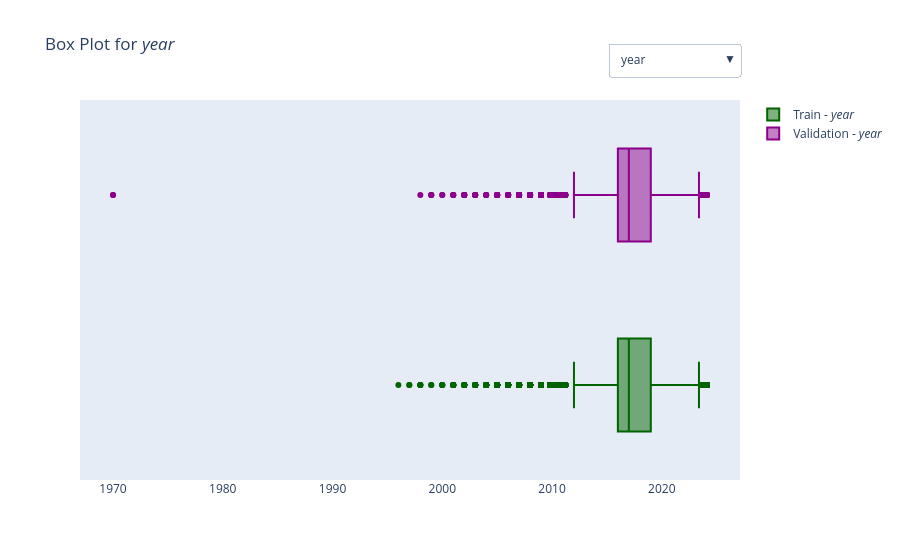

The cell this chart's notebook holds for it:
### Markdown cell above
<a class="anchor" id="3_4">

## **3.4** Data Visualization on split Dataset
[Back to TOC](#toc)
</a>

This section is concerned with the identification of outliers and unique values.

First, we categorized the variables into numerical and categorical. For numerical variables, we used Box Plots to visualize their distribution, while Clustered Bar Charts were used for categorical variables.

For each variable, it was created a figure with two separate graphs, one for the training and another for the validation dataset. This approach allowed us to directly compare the distributions and gain a clearer understanding of whether the two datasets have a similar structure.

After analysing the distributions, we concluded that the dataset was correctly split, as the training and validation sets showed identical distributions for all variables. However, it's important to note that, in some cases, one of the datasets may contain all possible values for a variable, while the other may have fewer. This is a key detail that will be considered later when addressing encoding.

Since we created these graphs using the Plotly library in Python, they include interactive features that provide deeper insights into the variable distributions. By hovering over the graphs, it is possible to view key statistics.

### Code cell
# check outliers on numerical data --> box plots

numerical_columns = list(X_train.select_dtypes(include=['number']).columns)

def box_plots(train_df, val_df):
    """
    Generates interactive box plots for numerical columns in the given training and validation dataframes.

    Parameters:
    train_df (pd.DataFrame): The training dataframe containing numerical columns.
    val_df (pd.DataFrame): The validation dataframe containing numerical columns.
    
    The function creates a Plotly figure with box plots for each numerical column in the dataframes.
    It includes a dropdown menu to switch between the box plots of different columns.
    The box plots for the training data are colored in dark green, and those for the validation data are colored in dark magenta.
    """

    fig = go.Figure()

    print("Numerical columns detected for box plots:", numerical_columns)

    buttons = []

    for idx, column in enumerate(numerical_columns):
        

        fig.add_trace(go.Box(
            x=train_df[column],
            name=f'Train - <i>{column}</i>',
            marker_color='darkgreen',
            visible=(idx == 0)
        ))
        fig.add_trace(go.Box(
            x=val_df[column],
            name=f'Validation - <i>{column}</i>',
            marker_color='darkmagenta',
            visible=(idx == 0)
        ))

        buttons.append(
            {'method': 'update',
             'label': column,
             'args': [{'visible': [i == idx * 2 or i == idx * 2 + 1 for i in range(len(numerical_columns) * 2)]},
                      {'title': f'Box Plot for <i>{column}</i>', 'showlegend': True}]}
        )

    fig.update_layout(
        updatemenus=[{'type': 'dropdown', 'active': 0, 'buttons': buttons, 'x': 1, 'y': 1.15}],
        title=f'Box Plot for <i>{numerical_columns[0]}</i>',
        showlegend=True,
        yaxis=dict(showticklabels=False)
    )

    fig.show()
    
box_plots(X_train, X_val)

### Figure 1 — Plotly figure (JSON) as saved in the notebook; plotly's stock layout.template omitted (floating-point values rounded to 4 significant figures; data arrays with more than 128 entries replaced by an {"elided": "..."} marker saying what was removed)
{"data": [{"marker": {"color": "darkgreen"}, "name": "Train - <i>year</i>", "type": "box", "visible": true, "x": {"elided": "60778 float values"}}, {"marker": {"color": "darkmagenta"}, "name": "Validation - <i>year</i>", "type": "box", "visible": true, "x": {"elided": "15195 float values"}}, {"marker": {"color": "darkgreen"}, "name": "Train - <i>mileage</i>", "type": "box", "visible": false, "x": {"elided": "60778 float values"}}, {"marker": {"color": "darkmagenta"}, "name": "Validation - <i>mileage</i>", "type": "box", "visible": false, "x": {"elided": "15195 float values"}}, {"marker": {"color": "darkgreen"}, "name": "Train - <i>tax</i>", "type": "box", "visible": false, "x": {"elided": "60778 float values"}}, {"marker": {"color": "darkmagenta"}, "name": "Validation - <i>tax</i>", "type": "box", "visible": false, "x": {"elided": "15195 float values"}}, {"marker": {"color": "darkgreen"}, "name": "Train - <i>mpg</i>", "type": "box", "visible": false, "x": {"elided": "60778 float values"}}, {"marker": {"color": "darkmagenta"}, "name": "Validation - <i>mpg</i>", "type": "box", "visible": false, "x": {"elided": "15195 float values"}}, {"marker": {"color": "darkgreen"}, "name": "Train - <i>engineSize</i>", "type": "box", "visible": false, "x": {"elided": "60778 float values"}}, {"marker": {"color": "darkmagenta"}, "name": "Validation - <i>engineSize</i>", "type": "box", "visible": false, "x": {"elided": "15195 float values"}}, {"marker": {"color": "darkgreen"}, "name": "Train - <i>paintQuality%</i>", "type": "box", "visible": false, "x": {"elided": "60778 float values"}}, {"marker": {"color": "darkmagenta"}, "name": "Validation - <i>paintQuality%</i>", "type": "box", "visible": false, "x": {"elided": "15195 float values"}}, {"marker": {"color": "darkgreen"}, "name": "Train - <i>previousOwners</i>", "type": "box", "visible": false, "x": {"elided": "60778 float values"}}, {"marker": {"color": "darkmagenta"}, "name": "Validation - <i>previousOwners</i>", "type": "box", "visible": false, "x": {"elided": "15195 float values"}}, {"marker": {"color": "darkgreen"}, "name": "Train - <i>hasDamage</i>", "type": "box", "visible": false, "x": {"elided": "60778 int values"}}, {"marker": {"color": "darkmagenta"}, "name": "Validation - <i>hasDamage</i>", "type": "box", "visible": false, "x": {"elided": "15195 int values"}}], "layout": {"showlegend": true, "title": {"text": "Box Plot for <i>year</i>"}, "updatemenus": [{"active": 0, "buttons": [{"args": [{"visible": [true, true, false, false, false, false, false, false, false, false, false, false, false, false, false, false]}, {"showlegend": true, "title": "Box Plot for <i>year</i>"}], "label": "year", "method": "update"}, {"args": [{"visible": [false, false, true, true, false, false, false, false, false, false, false, false, false, false, false, false]}, {"showlegend": true, "title": "Box Plot for <i>mileage</i>"}], "label": "mileage", "method": "update"}, {"args": [{"visible": [false, false, false, false, true, true, false, false, false, false, false, false, false, false, false, false]}, {"showlegend": true, "title": "Box Plot for <i>tax</i>"}], "label": "tax", "method": "update"}, {"args": [{"visible": [false, false, false, false, false, false, true, true, false, false, false, false, false, false, false, false]}, {"showlegend": true, "title": "Box Plot for <i>mpg</i>"}], "label": "mpg", "method": "update"}, {"args": [{"visible": [false, false, false, false, false, false, false, false, true, true, false, false, false, false, false, false]}, {"showlegend": true, "title": "Box Plot for <i>engineSize</i>"}], "label": "engineSize", "method": "update"}, {"args": [{"visible": [false, false, false, false, false, false, false, false, false, false, true, true, false, false, false, false]}, {"showlegend": true, "title": "Box Plot for <i>paintQuality%</i>"}], "label": "paintQuality%", "method": "update"}, {"args": [{"visible": [false, false, false, false, false, false, false, false, false, false, false, false, true, true, false, false]}, {"showlegend": true, "title": "Box Plot for <i>previousOwners</i>"}], "label": "previousOwners", "method": "update"}, {"args": [{"visible": [false, false, false, false, false, false, false, false, false, false, false, false, false, false, true, true]}, {"showlegend": true, "title": "Box Plot for <i>hasDamage</i>"}], "label": "hasDamage", "method": "update"}], "type": "dropdown", "x": 1, "y": 1.15}], "yaxis": {"showticklabels": false}}}
